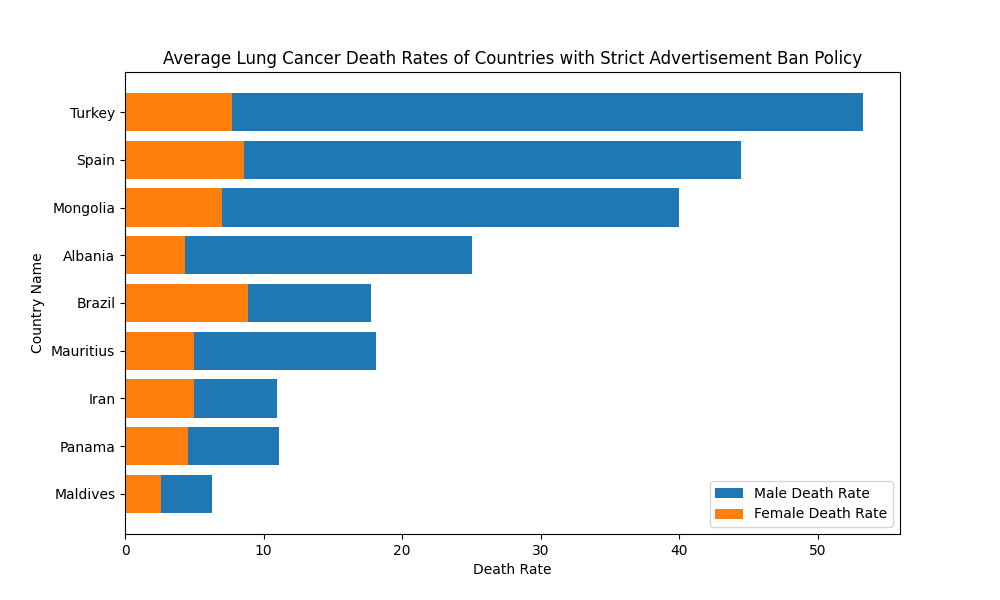

This figure's Python source:
import mysql.connector
import matplotlib.pyplot as plt
import pandas as pd
import numpy as np

mydb = mysql.connector.connect(
  host="localhost",
  user="root",
  password="Cs306",
  database="cs306"
)

mycursor = mydb.cursor()

query = """
SELECT ctr.country_name, AVG(c.ban_indicator) AS avg_ban_indicator, AVG(d.male_death_rate) AS avg_male_death_rate, AVG(d.female_death_rate) AS avg_female_death_rate, count(c.year)
FROM cigarette_advertisements c, lung_cancer_deaths d, countries ctr
WHERE c.iso_code = d.iso_code AND c.year = d.year AND c.iso_code = ctr.iso_code
group by c.iso_code
Having AVG(c.ban_indicator) >= 4.5
ORDER BY AVG(male_death_rate)+AVG(female_death_rate) ASC
LIMIT 10;
"""

mycursor.execute(query)

data = mycursor.fetchall()

# Get the column names from the cursor description
column_names = [desc[0] for desc in mycursor.description]

# Create a pandas dataframe from the data and column names
df = pd.DataFrame(data, columns=column_names)

# Generate evenly spaced y-axis positions for each bar
y_pos = np.arange(len(df['country_name']))

plt.figure(figsize=(10, 6))
plt.barh(y_pos, df['avg_male_death_rate'], label='Male Death Rate')
plt.barh(y_pos, df['avg_female_death_rate'], label='Female Death Rate')

plt.yticks(y_pos, df['country_name'])  # Set country names as y-axis labels
plt.xlabel('Death Rate')
plt.ylabel('Country Name')
plt.title('Average Lung Cancer Death Rates of Countries with Strict Advertisement Ban Policy')
plt.legend()

plt.show()
